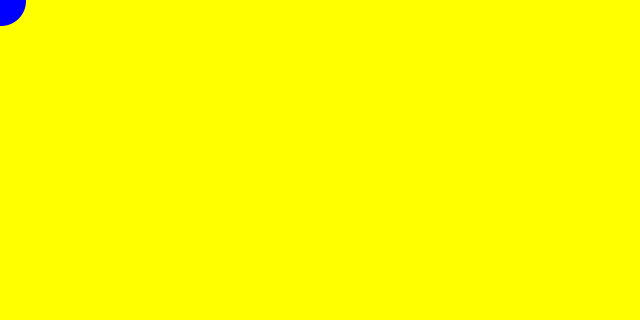
Frame 1 (no input)
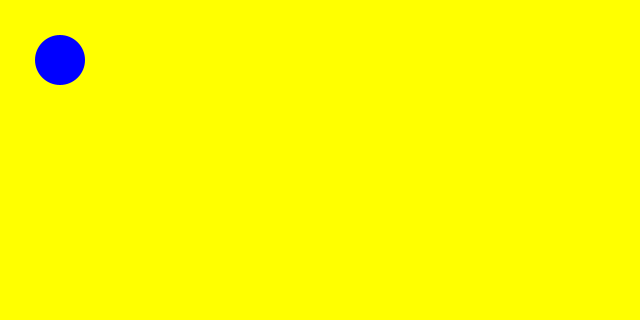
Frame 60 (the mouse pressed at the canvas centre just before this capture)
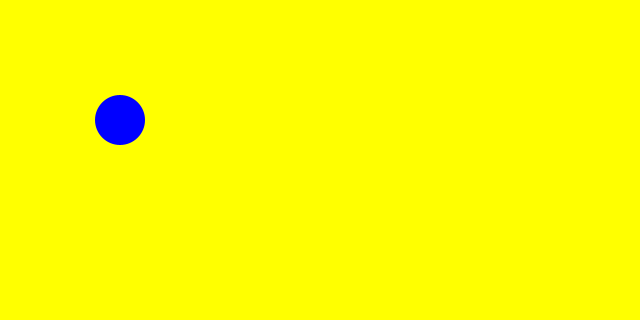
Frame 120 (the mouse held since frame 60 and released just before this capture)

The Processing sketch that drew these frames (run headless with seeded random() and noise(); from frame 60 on, the mouse is pressed at the canvas centre):

// Processing sketch: ball1
// ── ball1.pde
int x=0;
int y=0;
int dirX=1;
int dirY=1;

void setup(){
  size(640,320);
  noStroke();
}

void draw(){
  background(255,255,0);
  
  if(x>width){
    dirX=-1;
  }
  
  if(x<0){
    dirX=1;
  }

  if(y>height){
    dirY=-1;
  }
  
  if(y<0){
    dirY=1;
  }
      
  
  x=x+1*dirX;
  y=y+1*dirY;
 
  fill(0,0,255);
  ellipse(x,y,50,50);
 
 
}
